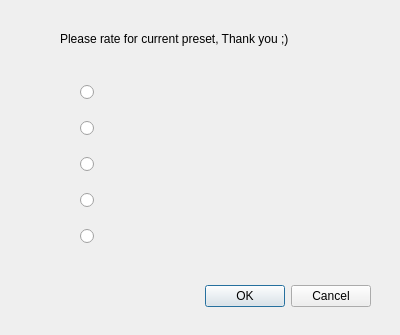
<?xml version="1.0" encoding="UTF-8"?>
<ui version="4.0">
 <class>DlgRatingDlg</class>
 <widget class="QDialog" name="DlgRatingDlg">
  <property name="geometry">
   <rect>
    <x>0</x>
    <y>0</y>
    <width>400</width>
    <height>335</height>
   </rect>
  </property>
  <property name="windowTitle">
   <string>Dialog</string>
  </property>
  <widget class="QDialogButtonBox" name="buttonBox">
   <property name="geometry">
    <rect>
     <x>30</x>
     <y>280</y>
     <width>341</width>
     <height>32</height>
    </rect>
   </property>
   <property name="orientation">
    <enum>Qt::Horizontal</enum>
   </property>
   <property name="standardButtons">
    <set>QDialogButtonBox::Cancel|QDialogButtonBox::Ok</set>
   </property>
  </widget>
  <widget class="QWidget" name="verticalLayoutWidget">
   <property name="geometry">
    <rect>
     <x>80</x>
     <y>70</y>
     <width>251</width>
     <height>191</height>
    </rect>
   </property>
   <layout class="QVBoxLayout" name="verticalLayout">
    <item>
     <widget class="QRadioButton" name="rbtnScore1">
      <property name="text">
       <string/>
      </property>
      <property name="icon">
       <iconset>
        <normaloff>../../res/images/controllers/1stars.png</normaloff>../../res/images/controllers/1stars.png</iconset>
      </property>
      <property name="iconSize">
       <size>
        <width>150</width>
        <height>16</height>
       </size>
      </property>
     </widget>
    </item>
    <item>
     <widget class="QRadioButton" name="rbtnScore2">
      <property name="text">
       <string/>
      </property>
      <property name="icon">
       <iconset>
        <normaloff>../../res/images/controllers/2stars.png</normaloff>../../res/images/controllers/2stars.png</iconset>
      </property>
      <property name="iconSize">
       <size>
        <width>150</width>
        <height>16</height>
       </size>
      </property>
     </widget>
    </item>
    <item>
     <widget class="QRadioButton" name="rbtnScore3">
      <property name="text">
       <string/>
      </property>
      <property name="icon">
       <iconset>
        <normaloff>../../res/images/controllers/3stars.png</normaloff>../../res/images/controllers/3stars.png</iconset>
      </property>
      <property name="iconSize">
       <size>
        <width>150</width>
        <height>16</height>
       </size>
      </property>
     </widget>
    </item>
    <item>
     <widget class="QRadioButton" name="rbtnScore4">
      <property name="text">
       <string/>
      </property>
      <property name="icon">
       <iconset>
        <normaloff>../../res/images/controllers/4stars.png</normaloff>../../res/images/controllers/4stars.png</iconset>
      </property>
      <property name="iconSize">
       <size>
        <width>150</width>
        <height>16</height>
       </size>
      </property>
     </widget>
    </item>
    <item>
     <widget class="QRadioButton" name="rbtnScore5">
      <property name="text">
       <string/>
      </property>
      <property name="icon">
       <iconset>
        <normaloff>../../res/images/controllers/5stars.png</normaloff>../../res/images/controllers/5stars.png</iconset>
      </property>
      <property name="iconSize">
       <size>
        <width>150</width>
        <height>16</height>
       </size>
      </property>
     </widget>
    </item>
   </layout>
  </widget>
  <widget class="QLabel" name="labelText">
   <property name="geometry">
    <rect>
     <x>60</x>
     <y>30</y>
     <width>291</width>
     <height>17</height>
    </rect>
   </property>
   <property name="text">
    <string>Please rate for current preset, Thank you ;)</string>
   </property>
  </widget>
 </widget>
 <resources/>
 <connections>
  <connection>
   <sender>buttonBox</sender>
   <signal>accepted()</signal>
   <receiver>DlgRatingDlg</receiver>
   <slot>accept()</slot>
   <hints>
    <hint type="sourcelabel">
     <x>248</x>
     <y>254</y>
    </hint>
    <hint type="destinationlabel">
     <x>157</x>
     <y>274</y>
    </hint>
   </hints>
  </connection>
  <connection>
   <sender>buttonBox</sender>
   <signal>rejected()</signal>
   <receiver>DlgRatingDlg</receiver>
   <slot>reject()</slot>
   <hints>
    <hint type="sourcelabel">
     <x>316</x>
     <y>260</y>
    </hint>
    <hint type="destinationlabel">
     <x>286</x>
     <y>274</y>
    </hint>
   </hints>
  </connection>
 </connections>
</ui>
